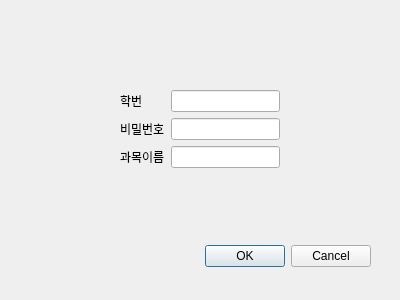
<?xml version="1.0" encoding="UTF-8"?>
<ui version="4.0">
 <class>Dialog</class>
 <widget class="QDialog" name="Dialog">
  <property name="geometry">
   <rect>
    <x>0</x>
    <y>0</y>
    <width>400</width>
    <height>300</height>
   </rect>
  </property>
  <property name="windowTitle">
   <string>Dialog</string>
  </property>
  <widget class="QDialogButtonBox" name="buttonBox">
   <property name="geometry">
    <rect>
     <x>30</x>
     <y>240</y>
     <width>341</width>
     <height>32</height>
    </rect>
   </property>
   <property name="orientation">
    <enum>Qt::Horizontal</enum>
   </property>
   <property name="standardButtons">
    <set>QDialogButtonBox::Cancel|QDialogButtonBox::Ok</set>
   </property>
  </widget>
  <widget class="QWidget" name="formLayoutWidget">
   <property name="geometry">
    <rect>
     <x>120</x>
     <y>90</y>
     <width>160</width>
     <height>80</height>
    </rect>
   </property>
   <layout class="QFormLayout" name="formLayout">
    <item row="0" column="0">
     <widget class="QLabel" name="label">
      <property name="text">
       <string>학번</string>
      </property>
     </widget>
    </item>
    <item row="1" column="0">
     <widget class="QLabel" name="label_2">
      <property name="text">
       <string>비밀번호</string>
      </property>
     </widget>
    </item>
    <item row="2" column="0">
     <widget class="QLabel" name="label_3">
      <property name="text">
       <string>과목이름</string>
      </property>
     </widget>
    </item>
    <item row="0" column="1">
     <widget class="QLineEdit" name="lineEdit"/>
    </item>
    <item row="1" column="1">
     <widget class="QLineEdit" name="lineEdit_2"/>
    </item>
    <item row="2" column="1">
     <widget class="QLineEdit" name="lineEdit_3"/>
    </item>
   </layout>
  </widget>
 </widget>
 <resources/>
 <connections>
  <connection>
   <sender>buttonBox</sender>
   <signal>accepted()</signal>
   <receiver>Dialog</receiver>
   <slot>accept()</slot>
   <hints>
    <hint type="sourcelabel">
     <x>248</x>
     <y>254</y>
    </hint>
    <hint type="destinationlabel">
     <x>157</x>
     <y>274</y>
    </hint>
   </hints>
  </connection>
  <connection>
   <sender>buttonBox</sender>
   <signal>rejected()</signal>
   <receiver>Dialog</receiver>
   <slot>reject()</slot>
   <hints>
    <hint type="sourcelabel">
     <x>316</x>
     <y>260</y>
    </hint>
    <hint type="destinationlabel">
     <x>286</x>
     <y>274</y>
    </hint>
   </hints>
  </connection>
 </connections>
</ui>
